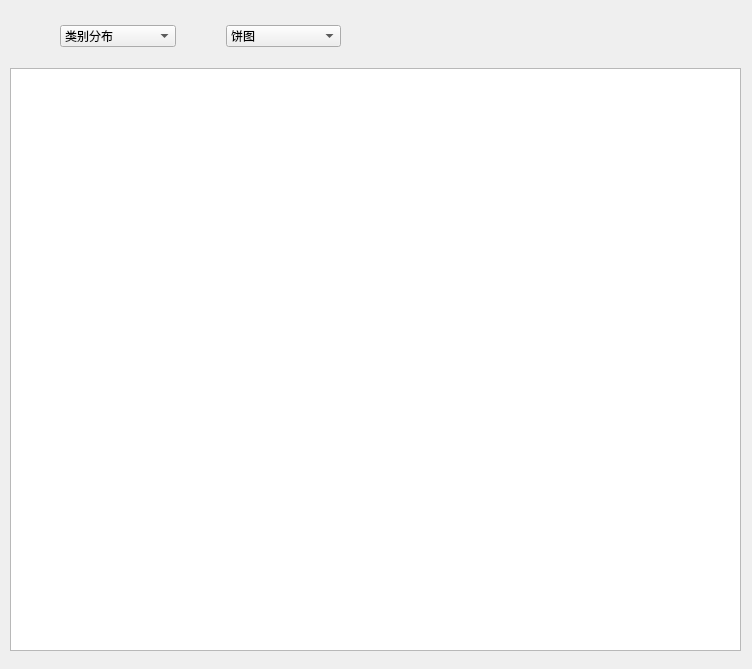
<?xml version="1.0" encoding="UTF-8"?>
<ui version="4.0">
 <class>Form</class>
 <widget class="QWidget" name="Form">
  <property name="geometry">
   <rect>
    <x>0</x>
    <y>0</y>
    <width>752</width>
    <height>669</height>
   </rect>
  </property>
  <property name="windowTitle">
   <string>Form</string>
  </property>
  <widget class="QWidget" name="verticalLayoutWidget">
   <property name="geometry">
    <rect>
     <x>10</x>
     <y>10</y>
     <width>731</width>
     <height>641</height>
    </rect>
   </property>
   <layout class="QVBoxLayout" name="verticalLayout_2">
    <item>
     <layout class="QHBoxLayout" name="horizontalLayout">
      <property name="spacing">
       <number>50</number>
      </property>
      <property name="leftMargin">
       <number>50</number>
      </property>
      <property name="topMargin">
       <number>15</number>
      </property>
      <property name="rightMargin">
       <number>400</number>
      </property>
      <property name="bottomMargin">
       <number>15</number>
      </property>
      <item>
       <widget class="QComboBox" name="comboBox_2">
        <item>
         <property name="text">
          <string>类别分布</string>
         </property>
        </item>
        <item>
         <property name="text">
          <string>长宽分布</string>
         </property>
        </item>
        <item>
         <property name="text">
          <string>面积分布</string>
         </property>
        </item>
       </widget>
      </item>
      <item>
       <widget class="QComboBox" name="comboBox">
        <item>
         <property name="text">
          <string>饼图</string>
         </property>
        </item>
        <item>
         <property name="text">
          <string>直方图</string>
         </property>
        </item>
        <item>
         <property name="text">
          <string>其它</string>
         </property>
        </item>
       </widget>
      </item>
     </layout>
    </item>
    <item>
     <widget class="QTextEdit" name="textEdit"/>
    </item>
   </layout>
  </widget>
 </widget>
 <resources/>
 <connections/>
</ui>
